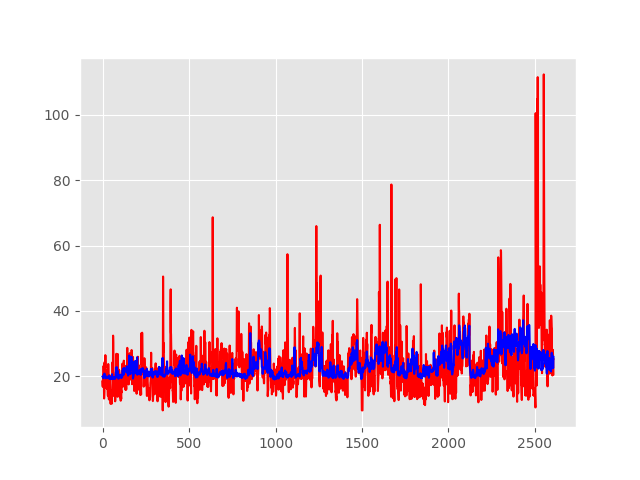

Write Python code to recreate this figure.
import numpy as np 
import matplotlib.pyplot as plt 
from sklearn import preprocessing, cross_validation, svm
from sklearn.linear_model import LinearRegression
import pandas as pd
import math, datetime
from matplotlib import style
import re
from datetime import datetime
import time

style.use('ggplot')

dt = pd.read_csv("Project-3.csv")

dt['Time'] = pd.to_datetime(dt['Time'], format='%d/%m/%y %H:%M')

dt.index = dt['Time']
del dt['Time']
dt1 = dt['2017-07':'2017-09']

X = np.array(dt1['x'])
y = np.array(dt1['y'])

X_train, X_test, y_train, y_test = cross_validation.train_test_split(X, y, test_size=0.2)
print(X_train.shape, y_train.shape)

clf = LinearRegression(n_jobs=-1)
X_train = X_train.reshape(-1,1)
clf.fit(X_train, y_train)

X_test = X_test.reshape(-1,1)
accuracy = clf.score(X_test, y_test)
print(accuracy)

X = np.array(dt['x'])
X = X.reshape(-1,1)
y = np.array(dt['y'])
t = clf.predict(X)
print(t)

plt.plot(y,'r')
plt.plot(t,'b')
plt.show()
